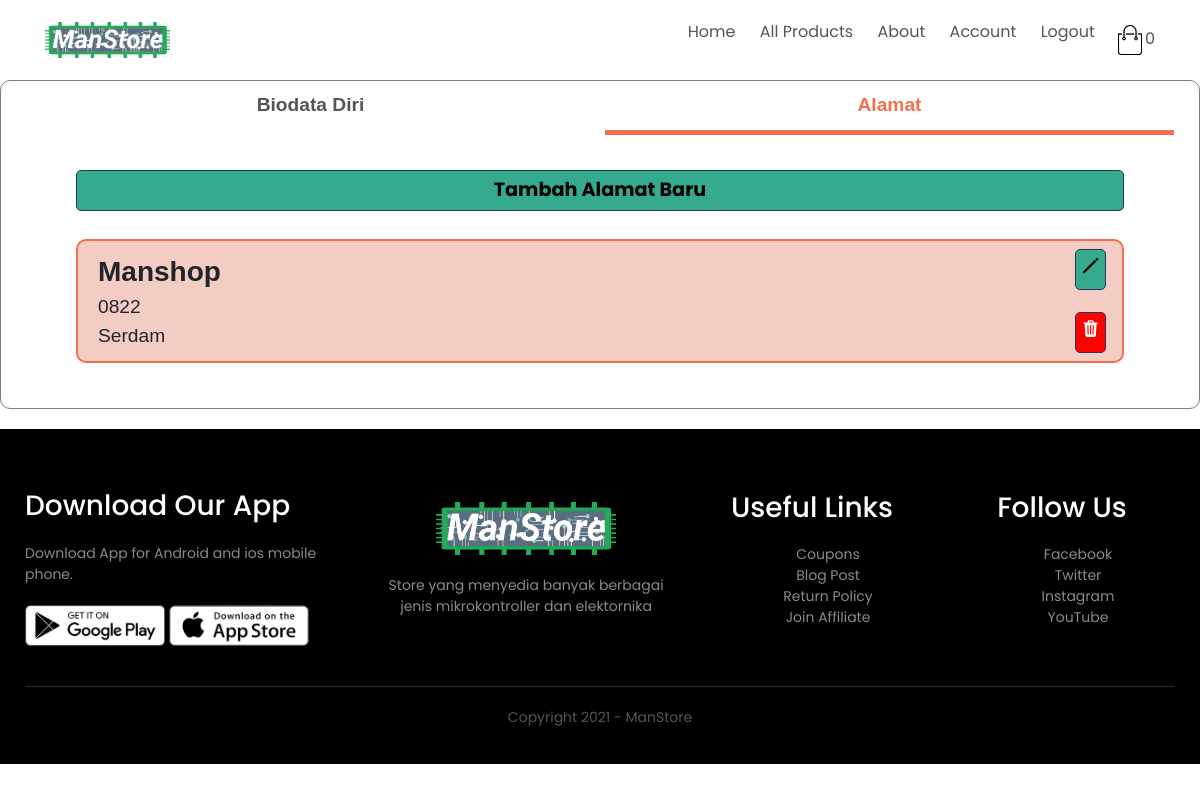
Screenshot of /address.php (signed in) with the database file from the repository.
### tables this page shows
CREATE TABLE `address` (
  `address_id` int(11) NOT NULL,
  `nama` varchar(255) NOT NULL,
  `hp` varchar(30) NOT NULL,
  `provinsi` varchar(255) NOT NULL,
  `kota` varchar(255) NOT NULL,
  `kecamatan` varchar(255) NOT NULL,
  `alamat` varchar(1000) NOT NULL,
  `catatan` varchar(255) NOT NULL,
  `id` int(11) NOT NULL
);

### address.php (the view, shortened to what this page needs)
<?php
require_once('./template/header.php');
include "config.php";
$id = $_SESSION['id'];
$query = "SELECT * FROM address WHERE id='$id'";
$res2 = mysqli_query($conn, $query);
$nama = "";
$hp = "";
$provinsi = "";
$kota = "";
$kecamatan = "";
$alamat = "";
$catatan = "";
if (!isset($_SESSION['username'])) {
    header("Location: index.php");
} else { ?>
<head>
    <link rel="stylesheet" href="style/style-acc.css">
</head>
<div class="container" id="acc">
    <div class="head">
        <div class="head-title">
            <a href="accountLG.php">Biodata Diri</a>
        </div>
        <div class="head-title active">
            <a href="">Alamat</a>
        </div>
    </div>
    <div class="body" >
        <?php if(isset($_GET['add']) && $_GET['add']==1) { ?>
            <div class="biodata" style="grid-column: 1 / 3;">
                <?php if(isset($_GET['error'])) { ?>
                    <div class="error"><?php echo $_GET['error']; ?></div>
                <?php } ?>
                <button class="button-icon top-right danger" onclick="window.location.href='address.php';"><ion-icon name="close"></ion-icon></button>
                <form action="php/account-conn.php" method="POST">
                    <?php if(isset($_GET['edit'])) {
                        $address_id = $_GET['edit'];
                        $query_edit = "SELECT * FROM address
                        WHERE address_id = '$address_id'";
                        $res3 = mysqli_query($conn, $query_edit);
                        $row3 = mysqli_fetch_array($res3);
                        $nama = $row3['nama'];
                        $hp = $row3['hp'];
                        $provinsi = $row3['provinsi'];
                        $kota = $row3['kota'];
                        $kecamatan = $row3['kecamatan'];
                        $alamat = $row3['alamat'];
                        $catatan = $row3['catatan'];
                    } ?>
                    <input type="hidden" name="address-id" value='<?php echo $address_id; ?>'>
                    <label for="">Nama Penerima</label>
                    <input type="text" class="input-text" name="nama" placeholder='<?php echo $nama ;?>' required><br>
                    <label for="">Nomor HP</label>
                    <input type="text" class="input-text" name="hp" placeholder='<?php echo $hp ;?>' required><br>
                    <label for="">Provinsi</label>
                    <input type="text" class="input-text" name="provinsi" placeholder='<?php echo $provinsi ;?>' required><br>
                    <label for="">Kota</label>
                    <input type="text" class="input-text" name="kota" placeholder='<?php echo $kota ;?>' required><br>
                    <label for="">Kecamatan</label>
                    <input type="text" class="input-text" name="kecamatan" placeholder='<?php echo $kecamatan ;?>' required><br>
                    <?php if(isset($_GET['edit'])) { ?>
                        <label for="">Alamat</label>
                        <input type="text" class="input-text" name="alamat" placeholder='<?php echo $alamat ;?>' required><br>
                    <?php } else { ?>
                        <label for="">Alamat Baris 1</label>
                        <input type="text" class="input-text" name="alamat1" required><br>
                        <label for="">Alamat Baris 2</label>
                        <input type="text" class="input-text" name="alamat2"><br>
                    <?php } ?>
                    <label for="">Catatan (Opsional)</label>
                    <input type="text" class="input-text" name="catatan" placeholder='<?php echo $catatan ;?>'><br>
                    <center>
                        <?php if(isset($_GET['edit'])) { ?>
                            <input type="submit" value="E D I T" name="edit-address">
                        <?php } else { ?>
                            <input type="submit" value="SUBMIT" name="submit-address">
                        <?php } ?>
                    </center>
                </form>
            </div>
        <?php } else { ?>
            <div class="biodata" style="grid-column: 1 / 3;">
                <center>
                    <button class="button" onclick="window.location.href='?add=1'">Tambah Alamat Baru</button>
                </center><br>
                <?php if($res2->num_rows < 1) { ?>
                    <center>
                        Anda belum menambahkan Alamat. <br>
                        Silahkan menambahkan Alamat terlebih dahulu! <br>
                    </center>
                <?php } else { ?>
                        <center>
                            <?php while($row2 = mysqli_fetch_array($res2)) { ?>
                                <div class="address">
                                    <button class="button-icon top-right" onclick="window.location.href='?add=1&edit=<?php echo $row2['address_id']; ?>'"><ion-icon name="pencil-outline"></ion-icon></button>
                                    <button class="button-icon bottom-right danger" onclick="confirm('Yakin Ingin Mengahpus Alamat?'); window.location.href='php/account-conn.php?removeaddress=<?php echo $row2['address_id']; ?>'"><ion-icon name="trash"></ion-icon></button>
                                    <span class="nama-penerima"><?php echo $row2['nama'];?></span><br>
                                    <span><?php echo $row2['hp'];?></span><br>
                                    <span><?php echo $row2['alamat'];?></span><br>
                                </div>
                            <?php } ?>
                        </center>
                <?php } ?>
            </div>
        <?php } ?>
    </div>
</div>
<?php } ?>
<?php
require_once('./template/footer.php');
?>

### style.css (style rules this page uses)
* { margin: 0; padding: 0; box-sizing: border-box; }
body { font-family: 'Poppins', sans-serif; }
a { text-decoration: none; color: #555; }
.container { max-width: 1300px; margin: auto; padding-left: 25px; padding-right: 25px; }

### style/style-acc.css (style rules this page uses)
:root { --color-1 : rgb(231,251,244); --color-2 : rgb(53,170,143); --color-3 : rgb(39,57,89); --color-con : rgb(243,111,80); }
.container#acc { border: 1px grey solid; border-radius: 10px; margin-bottom: 20px; position: relative; }
.container#acc .head { display: grid; grid-template-columns: 1fr 1fr; grid-column-gap: 10px; text-align: center; }
.container#acc .head .head-title { font-weight: bolder; font-family: sans-serif; font-size: larger; padding-top: 10px; padding-bottom: 10px; margin-bottom: 10px; }
.container#acc .head .head-title.active { border-bottom: solid 5px var(--color-con); }
.container#acc .head .head-title.active a { color: var(--color-con); }
.container#acc .body { display: grid; grid-template-columns: 2fr 4fr; grid-column-gap: 10px; }
.container#acc .body .biodata { font-size: larger; padding: 25px; position: relative; }
.container#acc .body .biodata .address { position: relative; font-family: sans-serif; text-align: left; border: 2px solid var(--color-con); background-color: rgb(243, 204, 196); border-radius: 10px; width: calc(100% - 50px); padding-left: 20px; padding-top: 10px; padding-bottom: 10px; margin-bottom: 20px; }
.container#acc .body .biodata .address .nama-penerima { font-weight: bolder; font-size: 28px; }
.button, .button-icon { background-color: var(--color-2); border: 1px var(--color-3) solid; padding: 5px; width: calc(100% - 50px); border-radius: 5px; font-weight: bold; transition: .3s; }
.button-icon { width: max-content; }
.button-icon.danger { background-color: red; color: white; }
.top-right { position: absolute; top: 8px; right: 16px; }
.bottom-right { position: absolute; bottom: 8px; right: 16px; }

### rows the page displays
address: nama "Manshop", hp "0822", alamat "Serdam"
